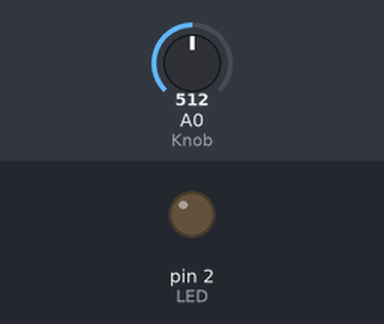
Bench run of a sketch on a simulated Arduino Uno, built with avr-gcc and run on an emulated ATmega328P. Parts: output pins drawn as LEDs (lit = HIGH). The inputs (shaded band) are chosen by the test bench; at power-on: A0 (Knob) = 512. What the sketch prints to the serial monitor is not drawn.

Above: at 1.2 s.
1.3 s: A0 (Knob) set to 1010
At 1.8 s:
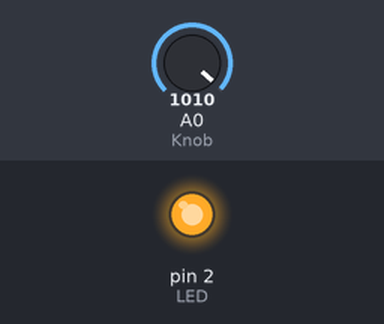
Timing chart, 0 to 4.3 s (numbered marks = the images above; inputs shaded):
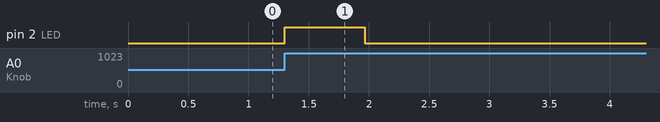

Measured:
- after the input at 1.3 s, pin 2 (LED): LOW → HIGH at once, → LOW 0.67 s later

The sketch:

Threshold_BlinkOnce.ino
```cpp
/*
 * When the knob crosses a threshold,
 * LED Blink
 *
 * 2/23/2021 yedianyang
 */


#define LED 2
#define Knob A0

bool isOverThreshold = false;
int ledThreshold = 1000;


void setup() {
  Serial.begin(9600);
  pinMode(LED, OUTPUT);

}

void loop() {
  Serial.println(analogRead(Knob));

  if (analogRead(Knob) > ledThreshold) {
    if (!isOverThreshold) {
      ledBlinkOnce();
    }
    isOverThreshold = true;
  }

  if (analogRead(Knob) < ledThreshold) {
    isOverThreshold = false;
  }

}


void ledBlinkOnce() {
  digitalWrite(LED, HIGH);
  delay(666);
  digitalWrite(LED, LOW);
}
```
